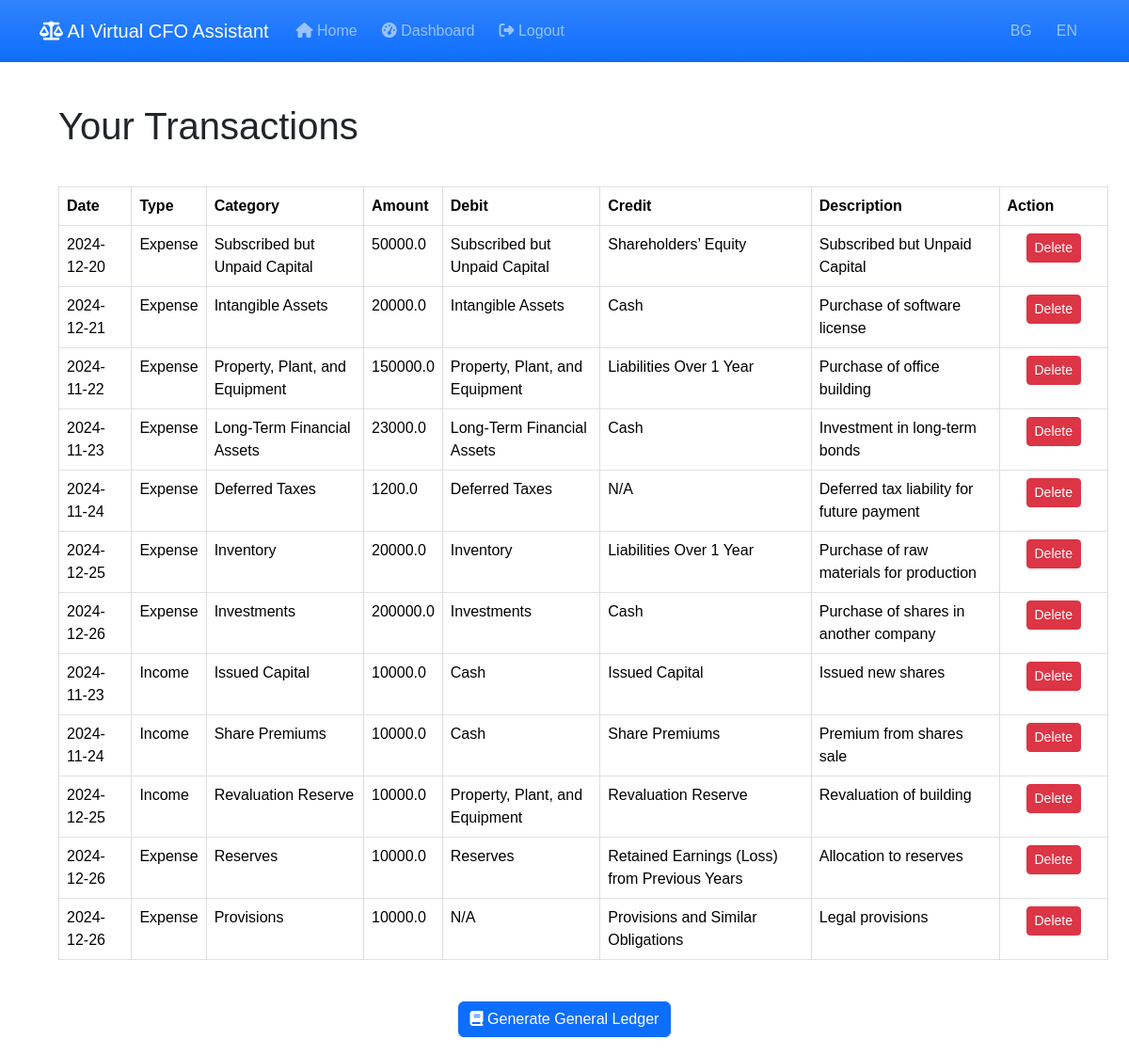
The page /user_transactions (signed in) on the database as committed earlier.
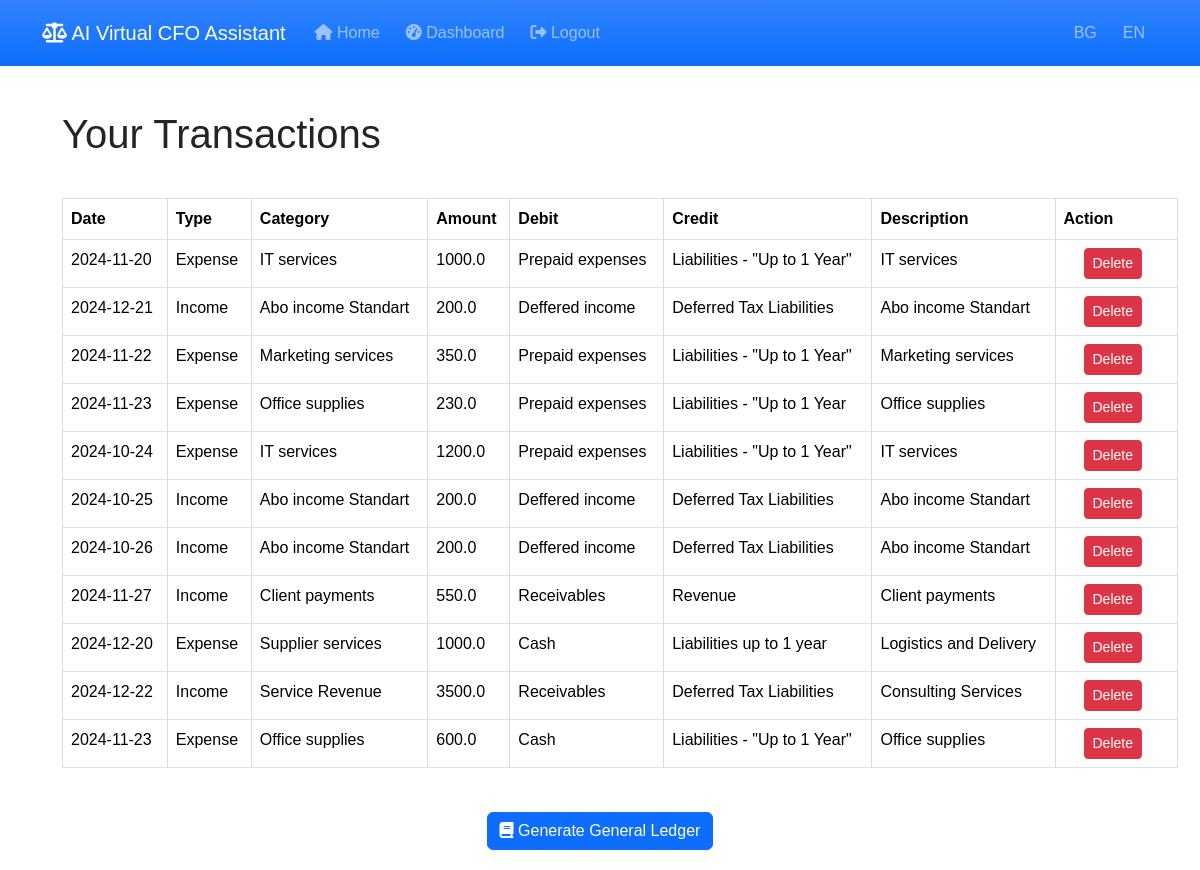
The same page on the database as committed later.
### models.py (models this page shows)
class Transaction(db.Model):
    id = db.Column(db.Integer, primary_key=True)
    date = db.Column(db.Date, nullable=False, default=date.today)
    type = db.Column(db.String(10), nullable=False)  # 'income' or 'expense'
    category = db.Column(db.String(50), nullable=False)
    income_statement_category = db.Column(db.String(100), nullable=True)  # Категория в ОПР (напр. 'Personnel expenses')
    amount = db.Column(db.Float, nullable=False)
    description = db.Column(db.String(200), nullable=True)
    account_id = db.Column(db.Integer, db.ForeignKey('account.id'), nullable=False)
    user_id = db.Column(db.Integer, db.ForeignKey('user.id'), nullable=False)
    debit = db.Column(db.String(100), nullable=True)  # New field for debit category
    credit = db.Column(db.String(100), nullable=True)

### transactions.py (the view)
@transaction.route('/user_transactions', methods=['GET'])
@login_required
def view_user_transactions():
    transactions = Transaction.query.filter_by(user_id=current_user.id).all()
    return render_template('transactions.html', transactions=transactions)

### app.py (called while the page is built)
@login_manager.user_loader
def load_user(user_id):
    return User.query.get(int(user_id))

@app.context_processor
def inject_current_year():
    return {'current_year': datetime.now().year}

### templates/transactions.html (shortened to what this page needs)
{% extends 'base.html' %}
{% block content %}
<h1>Your Transactions</h1>
{% if transactions %}
<table class="table table-bordered table-hover">
    <thead>
        <tr>
            <th>Date</th>
            <th>Type</th>
            <th>Category</th>
            <th>Amount</th>
            <th>Debit</th>
            <th>Credit</th>
            <th>Description</th>
            <th>Action</th>
        </tr>
    </thead>
    <tbody>
        {% for t in transactions %}
        <tr>
            <td>{{ t.date.strftime('%Y-%m-%d') }}</td>
            <td>{{ 'Income' if t.type == 'income' else 'Expense' }}</td>
            <td>{{ t.category }}</td>
            <td>{{ t.amount }}</td>
            <td>{{ t.debit or 'N/A' }}</td>
            <td>{{ t.credit or 'N/A' }}</td>
            <td>{{ t.description }}</td>
            <td>
                <form action="{{ url_for('transactions_blueprint.delete_transaction', transaction_id=t.id) }}" method="POST" style="display:inline;">
                    <button type="submit" class="btn btn-danger btn-sm" onclick="return confirm('Are you sure you want to delete this transaction?');">
                        Delete
                    </button>
                </form>
            </td>
        </tr>
        {% endfor %}
    </tbody>
</table>
<div class="text-center mt-4">
    <form action="{{ url_for('transactions_blueprint.generate_general_ledger') }}" method="POST">
        <button type="submit" class="btn btn-primary">
            <i class="fas fa-book"></i> Generate General Ledger
        </button>
    </form>
</div>
{% else %}
<p>You have no transactions recorded.</p>
{% endif %}
{% endblock %}

### templates/base.html (shortened to what this page needs)
<!DOCTYPE html>
<html lang="en">
<head>
    <link rel="stylesheet" href="https://cdn.jsdelivr.net/npm/bootstrap@5.3.2/dist/css/bootstrap.min.css">
    <link rel="stylesheet" href="https://cdnjs.cloudflare.com/ajax/libs/font-awesome/6.5.0/css/all.min.css">
    <link rel="stylesheet" href="{{ url_for('static', filename='styles.css') }}">
</head>
<body>
    <nav class="navbar navbar-expand-lg navbar-dark bg-primary bg-gradient">
        <div class="container">
            <a class="navbar-brand" href="{{ url_for('index') }}">
                <i class="fas fa-balance-scale"></i> {{ _('AI Virtual CFO Assistant') }}
            </a>
            <div class="collapse navbar-collapse" id="navbarNav">
                <ul class="navbar-nav me-auto">
                    <li class="nav-item">
                        <a class="nav-link" href="{{ url_for('index') }}">
                            <i class="fas fa-home"></i> {{ _('Home') }}
                        </a>
                    </li>
                    {% if current_user.is_authenticated %}
                        <li class="nav-item">
                            <a class="nav-link" href="{{ url_for('reports') }}">
                                <i class="fas fa-tachometer-alt"></i> {{ _('Dashboard') }}
                            </a>
                        </li>
                        <li class="nav-item">
                            <a class="nav-link" href="{{ url_for('auth.logout') }}">
                                <i class="fas fa-sign-out-alt"></i> {{ _('Logout') }}
                            </a>
                        </li>
                    {% endif %}
                </ul>
                <ul class="navbar-nav">
                    <li class="nav-item">
                        <a class="nav-link" href="{{ url_for('change_language', language='bg') }}">BG</a>
                    </li>
                    <li class="nav-item">
                        <a class="nav-link" href="{{ url_for('change_language', language='en') }}">EN</a>
                    </li>
                </ul>
            </div>
        </div>
    </nav>
    <div class="container mt-4">
        {% block content %}{% endblock %}
    </div>
</body>
</html>

### static/styles.css (style rules this page uses)
body { font-family: Arial, sans-serif; margin: 0; padding: 0; }
h1, h2 { padding: 20px; }
form { padding: 20px; }
table { width: 100%; border-collapse: collapse; margin: 20px; }
table, th, td { border: 1px solid #ddd; }
th, td { padding: 8px; text-align: left; }
ul { list-style-type: none; padding: 0; }
li { padding: 5px; }

Rows that differ between the two databases and show on the page:
removed Transaction: date "2024-12-20", type "Expense", category "Subscribed but Unpaid Capital", amount "50000.0", debit "Subscribed but Unpaid Capital", credit "Shareholders’ Equity", description "Subscribed but Unpaid Capital"
removed Transaction: date "2024-12-21", type "Expense", category "Intangible Assets", amount "20000.0", debit "Intangible Assets", credit "Cash", description "Purchase of software license"
removed Transaction: date "2024-11-22", type "Expense", category "Property, Plant, and Equipment", amount "150000.0", debit "Property, Plant, and Equipment", credit "Liabilities Over 1 Year", description "Purchase of office building"
removed Transaction: date "2024-11-23", type "Expense", category "Long-Term Financial Assets", amount "23000.0", debit "Long-Term Financial Assets", credit "Cash", description "Investment in long-term bonds"
removed Transaction: date "2024-11-24", type "Expense", category "Deferred Taxes", amount "1200.0", debit "Deferred Taxes", credit "N/A", description "Deferred tax liability for future payment"
removed Transaction: date "2024-12-25", type "Expense", category "Inventory", amount "20000.0", debit "Inventory", credit "Liabilities Over 1 Year", description "Purchase of raw materials for production"
removed Transaction: date "2024-12-26", type "Expense", category "Investments", amount "200000.0", debit "Investments", credit "Cash", description "Purchase of shares in another company"
removed Transaction: date "2024-11-23", type "Income", category "Issued Capital", amount "10000.0", debit "Cash", credit "Issued Capital", description "Issued new shares"
removed Transaction: date "2024-11-24", type "Income", category "Share Premiums", amount "10000.0", debit "Cash", credit "Share Premiums", description "Premium from shares sale"
removed Transaction: date "2024-12-25", type "Income", category "Revaluation Reserve", amount "10000.0", debit "Property, Plant, and Equipment", credit "Revaluation Reserve", description "Revaluation of building"
removed Transaction: date "2024-12-26", type "Expense", category "Reserves", amount "10000.0", debit "Reserves", credit "Retained Earnings (Loss) from Previous Years", description "Allocation to reserves"
removed Transaction: date "2024-12-26", type "Expense", category "Provisions", amount "10000.0", debit "N/A", credit "Provisions and Similar Obligations", description "Legal provisions"
added Transaction: date "2024-11-20", type "Expense", category "IT services", amount "1000.0", debit "Prepaid expenses", credit "Liabilities - \"Up to 1 Year\"", description "IT services"
added Transaction: date "2024-12-21", type "Income", category "Abo income Standart", amount "200.0", debit "Deffered income", credit "Deferred Tax Liabilities", description "Abo income Standart"
added Transaction: date "2024-11-22", type "Expense", category "Marketing services", amount "350.0", debit "Prepaid expenses", credit "Liabilities - \"Up to 1 Year\"", description "Marketing services"
added Transaction: date "2024-11-23", type "Expense", category "Office supplies", amount "230.0", debit "Prepaid expenses", credit "Liabilities - \"Up to 1 Year", description "Office supplies"
added Transaction: date "2024-10-24", type "Expense", category "IT services", amount "1200.0", debit "Prepaid expenses", credit "Liabilities - \"Up to 1 Year\"", description "IT services"
added Transaction: date "2024-10-25", type "Income", category "Abo income Standart", amount "200.0", debit "Deffered income", credit "Deferred Tax Liabilities", description "Abo income Standart"
added Transaction: date "2024-10-26", type "Income", category "Abo income Standart", amount "200.0", debit "Deffered income", credit "Deferred Tax Liabilities", description "Abo income Standart"
added Transaction: date "2024-11-27", type "Income", category "Client payments", amount "550.0", debit "Receivables", credit "Revenue", description "Client payments"
added Transaction: date "2024-12-20", type "Expense", category "Supplier services", amount "1000.0", debit "Cash", credit "Liabilities up to 1 year", description "Logistics and Delivery"
added Transaction: date "2024-12-22", type "Income", category "Service Revenue", amount "3500.0", debit "Receivables", credit "Deferred Tax Liabilities", description "Consulting Services"
added Transaction: date "2024-11-23", type "Expense", category "Office supplies", amount "600.0", debit "Cash", credit "Liabilities - \"Up to 1 Year\"", description "Office supplies"
